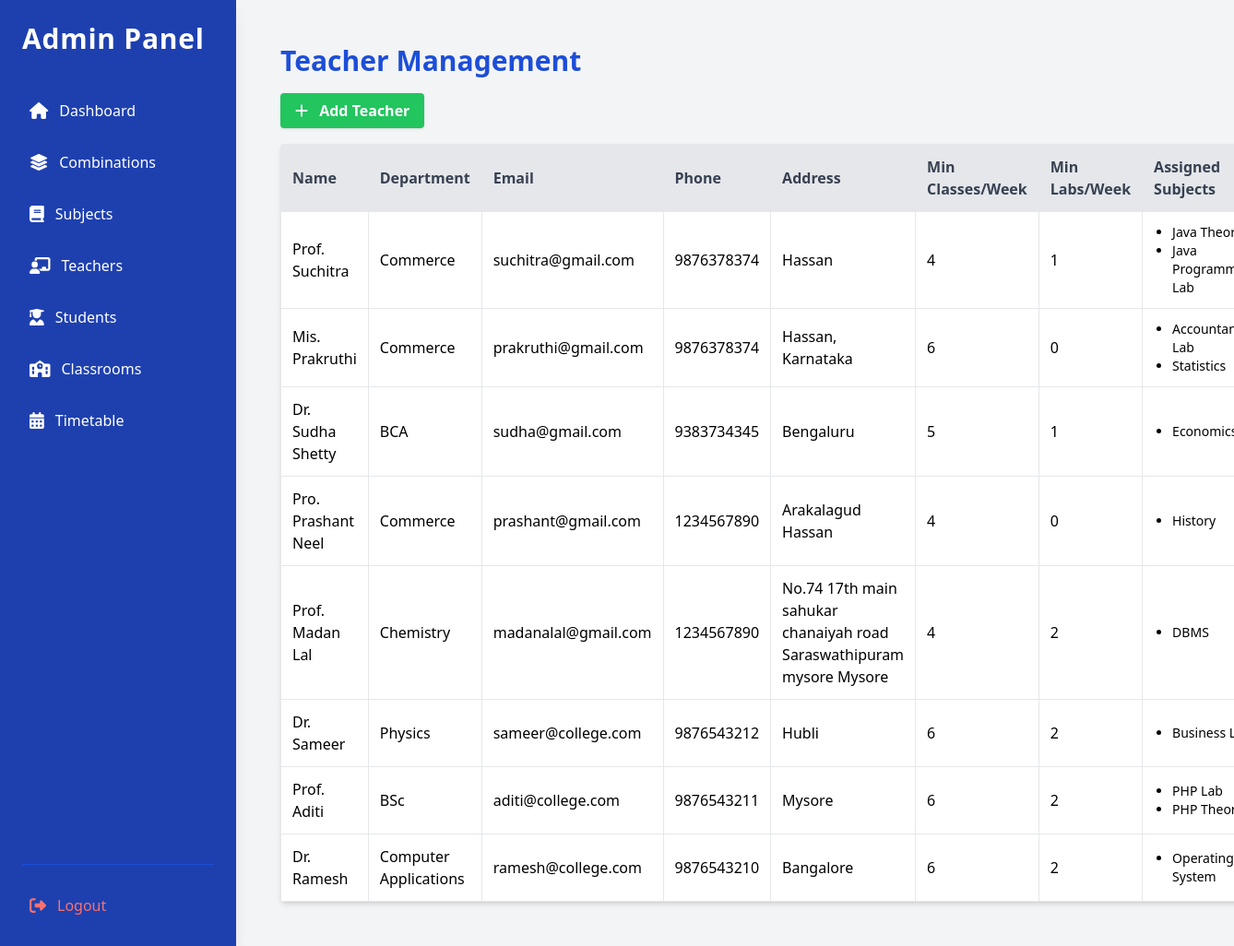
The app's page /src/views/admin/teachers.php (signed in), older data.
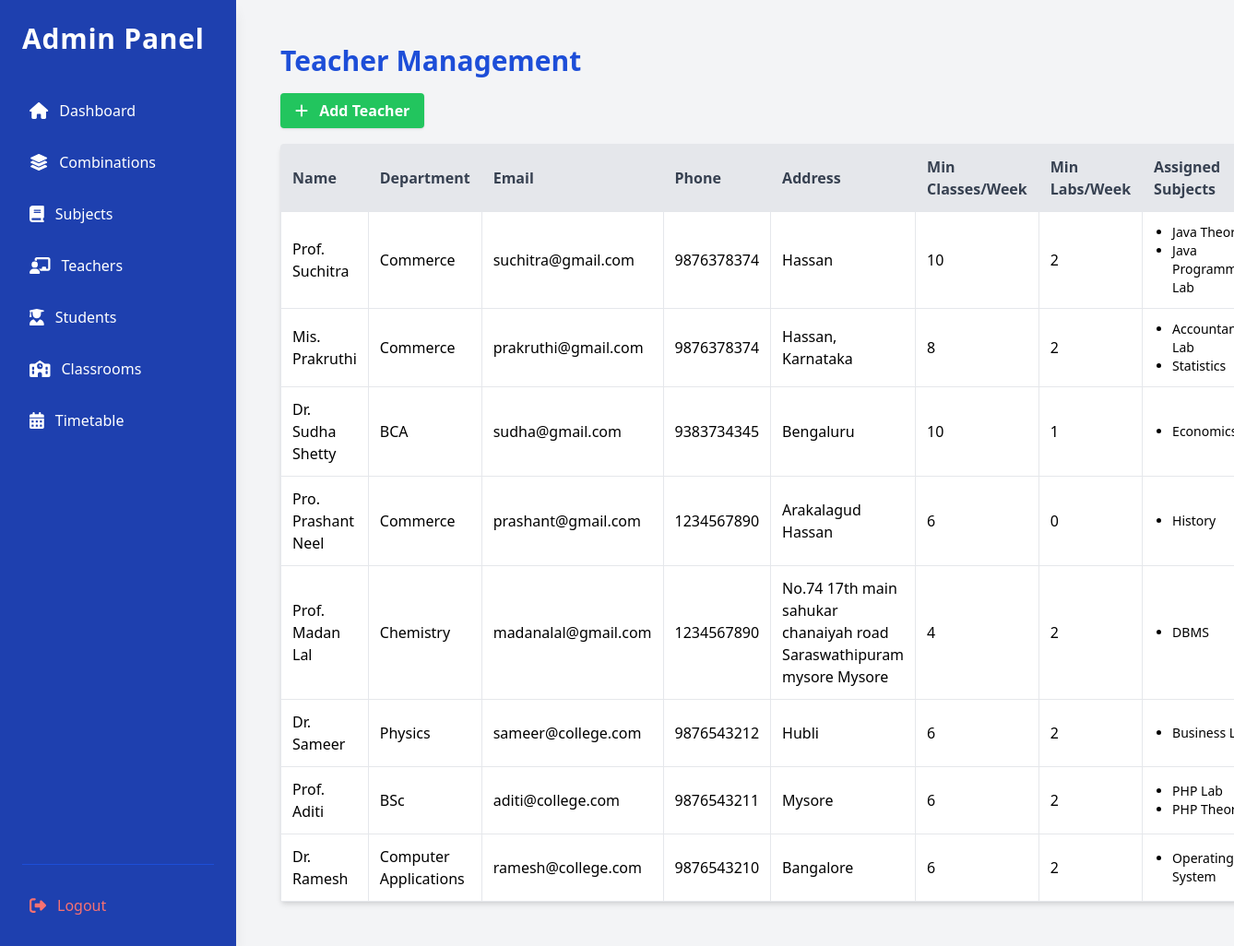
The same page, newer data.
### tables this page shows
CREATE TABLE `teachers` (
  `id` int(11) NOT NULL,
  `name` varchar(100) NOT NULL,
  `department` varchar(100) NOT NULL,
  `email` varchar(100) NOT NULL,
  `password` varchar(255) NOT NULL,
  `phone_no` varchar(15) NOT NULL,
  `address` text DEFAULT NULL,
  `min_class_hours_week` int(11) NOT NULL,
  `min_lab_hours_week` int(11) NOT NULL
);

### src/models/Teacher.php (called while the page is built, shortened)
<?php
class Teacher {
    private $conn;
    public function __construct($db) {
        $this->conn = $db;
    }
    public function getTeachers() {
        $query = "SELECT * FROM teachers ORDER BY id DESC";
        return $this->conn->query($query)->fetchAll(PDO::FETCH_ASSOC);
    }
}
?>

### src/models/TeacherSubject.php (called while the page is built, shortened)
<?php
class TeacherSubject {
    private $conn;
    private $table_name = "teacher_subjects";
    public function __construct($db) {
        $this->conn = $db;
    }
    public function getAllSubjectsByTeacherId($teacher_id) {
        $query = "SELECT ts.id, t.name AS teacher_name, s.name AS subject_name
                  FROM " . $this->table_name . " ts
                  INNER JOIN teachers t ON ts.teacher_id = t.id
                  INNER JOIN subjects s ON ts.subject_id = s.id
                  WHERE ts.teacher_id = :teacher_id";
        $stmt = $this->conn->prepare($query);
        $stmt->bindParam(":teacher_id", $teacher_id);
        $stmt->execute();
        return $stmt->fetchAll(PDO::FETCH_ASSOC);
    }
}
?>

### src/views/admin/teachers.php (the view, shortened to what this page needs)
<?php
include_once '../../models/Teacher.php';
include_once '../../models/TeacherSubject.php';
$database = new Database();
$db = $database->getConnection();
$teacher = new Teacher($db);
$teachers = $teacher->getTeachers();
$assignedSubject = new TeacherSubject($db);
?>
<?php include_once(__DIR__ . '/header.php'); ?>
    <div class="container mx-auto p-6 bg-gray-100 font-sans antialiased">
        <h2 class="text-3xl font-semibold text-blue-700 mb-6">Teacher Management</h2>
        <div class="mb-6">
            <a href="add_teacher.php" class="bg-green-500 hover:bg-green-700 text-white font-bold py-2 px-4 rounded shadow focus:outline-none focus:shadow-outline">
                <i class="fas fa-plus mr-2"></i> Add Teacher
            </a>
        </div>
        <div class="overflow-x-auto bg-white shadow-md rounded">
            <table class="min-w-full border-collapse border border-gray-300">
                <thead class="bg-gray-200 text-gray-700">
                    <tr>
                        <th class="border p-3 text-left font-semibold">Name</th>
                        <th class="border p-3 text-left font-semibold">Department</th>
                        <th class="border p-3 text-left font-semibold">Email</th>
                        <th class="border p-3 text-left font-semibold">Phone</th>
                        <th class="border p-3 text-left font-semibold">Address</th>
                        <th class="border p-3 text-left font-semibold">Min Classes/Week</th>
                        <th class="border p-3 text-left font-semibold">Min Labs/Week</th>
                        <th class="border p-3 text-left font-semibold">Assigned Subjects</th>
                    </tr>
                </thead>
                <tbody>
                    <?php if (!empty($teachers)) : ?>
                        <?php foreach ($teachers as $t) :
                            $assignedSubjects = $assignedSubject->getAllSubjectsByTeacherId($t['id']); ?>
                            <tr class="border-b hover:bg-gray-50">
                                <td class="border p-3"><?= htmlspecialchars($t['name']); ?></td>
                                <td class="border p-3"><?= htmlspecialchars($t['department']); ?></td>
                                <td class="border p-3"><?= htmlspecialchars($t['email']); ?></td>
                                <td class="border p-3"><?= htmlspecialchars($t['phone_no']); ?></td>
                                <td class="border p-3"><?= htmlspecialchars($t['address']); ?></td>
                                <td class="border p-3"><?= htmlspecialchars($t['min_class_hours_week']); ?></td>
                                <td class="border p-3"><?= htmlspecialchars($t['min_lab_hours_week']); ?></td>
                                <td class="border p-3">
                                    <?php if (!empty($assignedSubjects)) : ?>
                                        <ul class="list-disc ml-5 text-sm">
                                            <?php foreach ($assignedSubjects as $subject) : ?>
                                                <li><?= htmlspecialchars($subject['subject_name']); ?></li>
                                            <?php endforeach; ?>
                                        </ul>
                                    <?php else : ?>
                                        <span class="text-gray-500 text-sm italic">No Subjects Assigned.</span>
                                    <?php endif; ?>
                                </td>
                            </tr>
                        <?php endforeach; ?>
                    <?php else : ?>
                        <tr>
                            <td colspan="9" class="text-center text-gray-500 p-4">No teachers found.</td>
                        </tr>
                    <?php endif; ?>
                </tbody>
            </table>
        </div>
    </div>
<?php include_once(__DIR__ . '/footer.php'); ?>

Row changes from the older to the newer data that the page shows:
changed teachers "Prof. Suchitra": min_class_hours_week "4" → "10"; min_lab_hours_week "1" → "2"
changed teachers "Mis. Prakruthi": min_class_hours_week "6" → "8"; min_lab_hours_week "0" → "2"
changed teachers "Dr. Sudha Shetty": min_class_hours_week "5" → "10"
changed teachers "Pro. Prashant Neel": min_class_hours_week "4" → "6"
